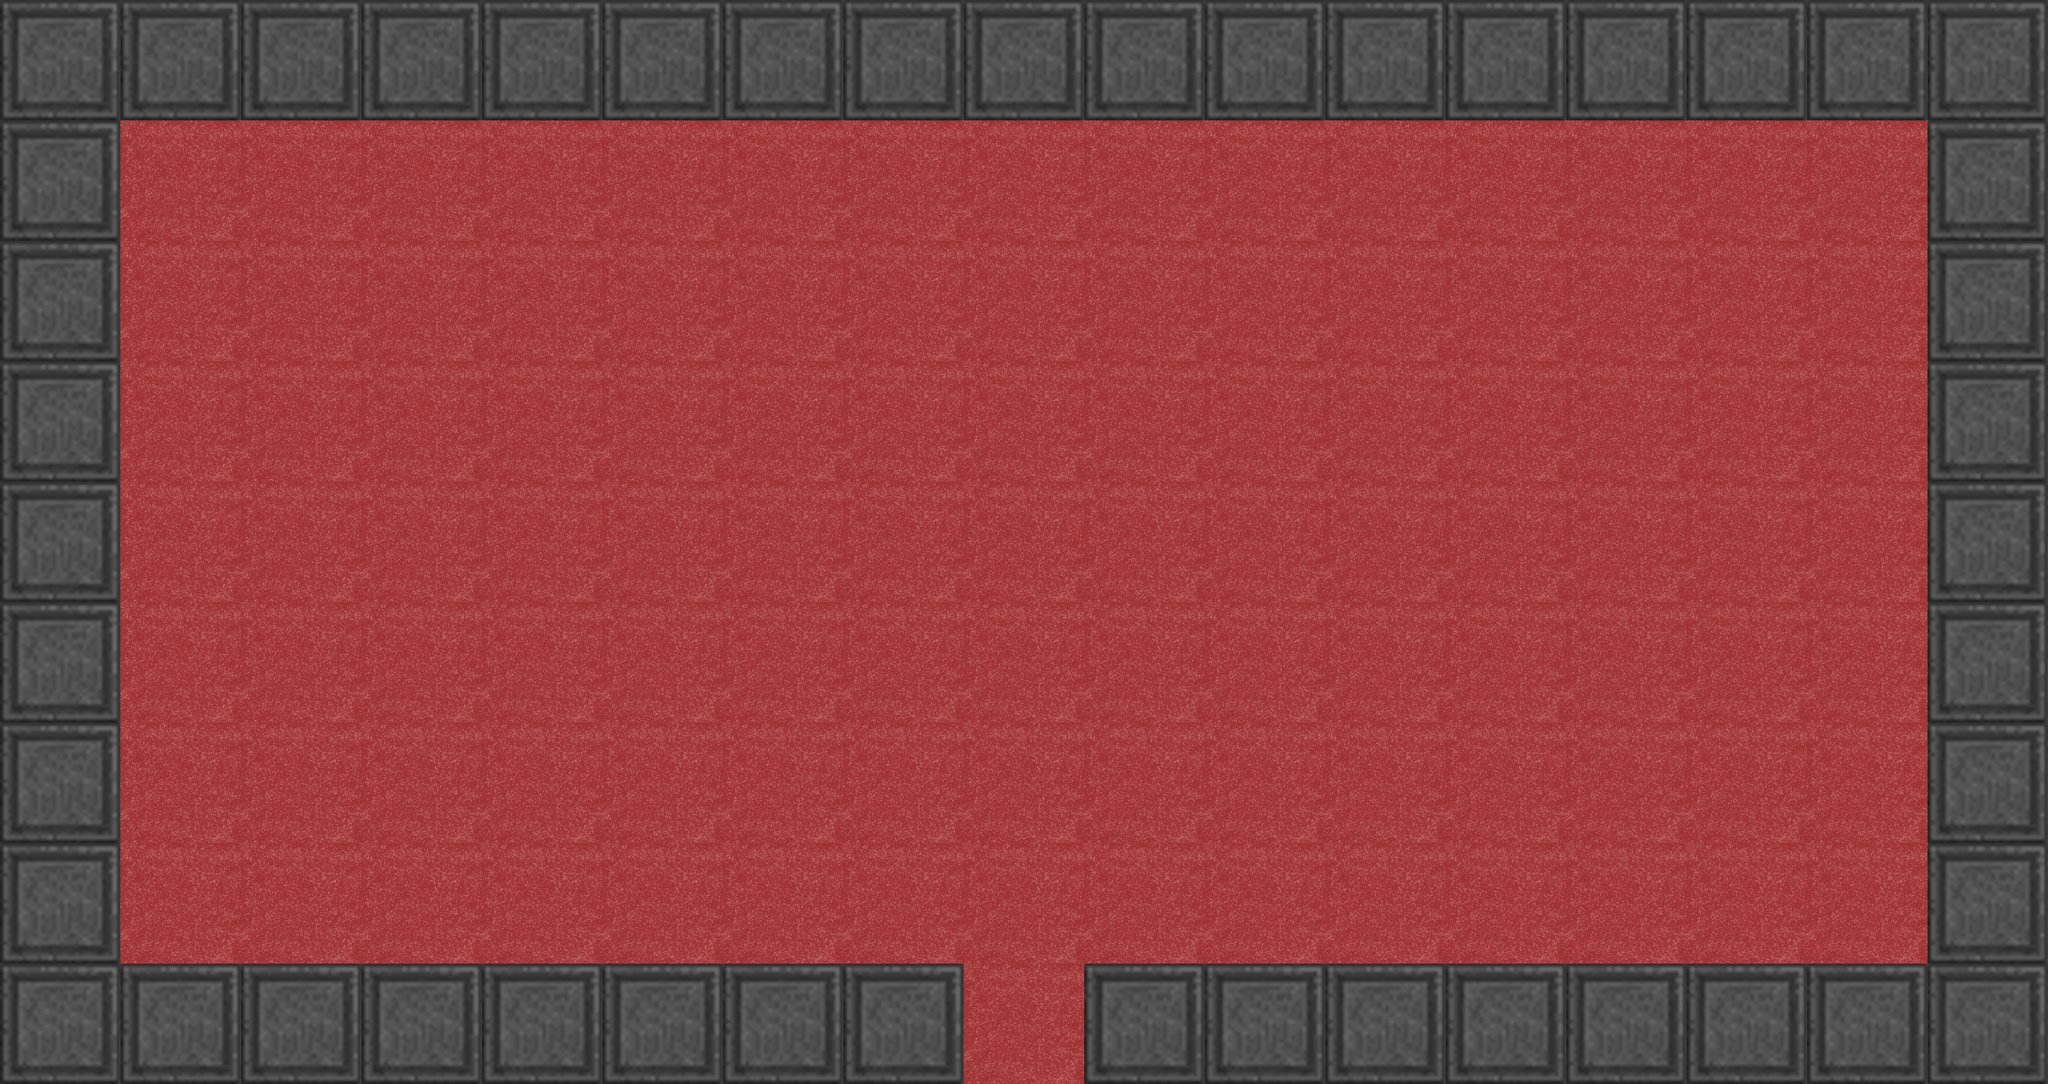

This game map was drawn from its Tiled (.tmx) file and the tilesets committed beside it. A one-line description and the trimmed map source follow:
An orthogonal 17x9 tile map with 128x128 px tiles, 2 tile layers (floor, wall_tiles), 2 tilesets and 8 objects (Desk, Player, Door).

<map version="1.0" tiledversion="1.0.3" orientation="orthogonal" renderorder="right-down" width="17" height="9" tilewidth="128" tileheight="128" nextobjectid="20">
 <tileset firstgid="1" name="scarlet carpet texture" tilewidth="128" tileheight="128" tilecount="1" columns="1">
  <image source="scarlet carpet texture.png" width="128" height="128" />
 </tileset>
 <tileset firstgid="2" name="block_wall_dark_grey" tilewidth="128" tileheight="128" tilecount="16" columns="4">
  <image source="block_wall_dark_grey.png" width="512" height="512" />
 </tileset>
 <layer name="floor" width="17" height="9">
  <data>[153 cells, 153 non-empty, 1 distinct tile ids]</data>
 </layer>
 <layer name="wall_tiles" width="17" height="9">
  <data>[153 cells, 47 non-empty, 1 distinct tile ids]</data>
 </layer>
 <objectgroup name="walls">
  <object id="14" x="0" y="0" width="128" height="1152" />
  <object id="15" x="128" y="1024" width="896" height="128" />
  <object id="16" x="1152" y="1024" width="1024" height="128" />
  <object id="17" x="2048" y="128" width="128" height="896" />
  <object id="18" x="128" y="0" width="2048" height="128" />
 </objectgroup>
 <objectgroup name="objects">
  <properties>
   <property name="dir" value="up" />
  </properties>
  <object id="11" type="Desk" x="1920" y="384" width="128" height="384" />
  <object id="12" name="player" type="Player" x="1536" y="512" width="128" height="128">
   <properties>
    <property name="direction" value="right" />
   </properties>
  </object>
  <object id="19" name="door-m3" type="Door" x="1024" y="1024" width="128" height="128">
   <properties>
    <property name="dir" value="up" />
   </properties>
  </object>
 </objectgroup>
</map>
